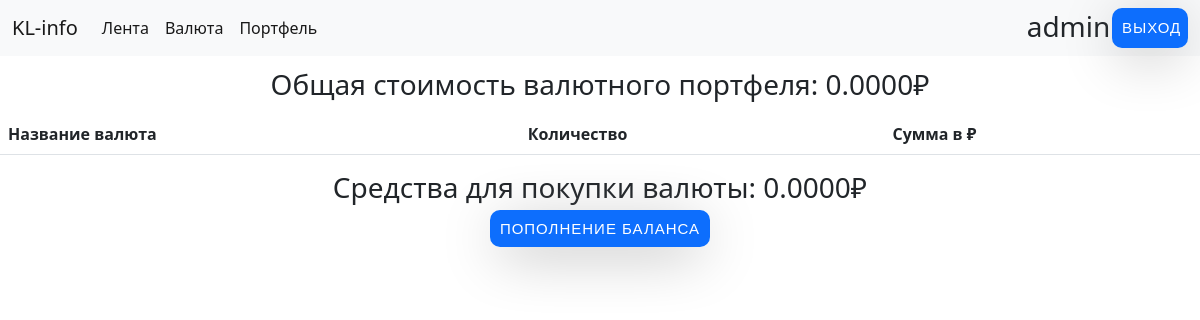
/user/portfolio/ (signed in), run on an earlier commit of the app's database.
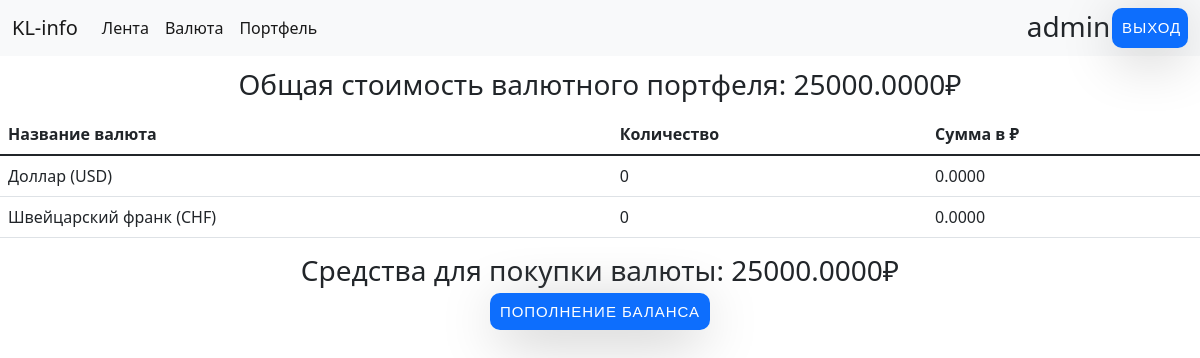
And on a later commit of the database.
### users/models.py (models this page shows, shortened)
class CustomUser(AbstractUser):
    username = models.CharField(max_length=16, unique=True)
    rub = models.DecimalField(max_digits=15, decimal_places=4, null=True, default=0)
    dollar = models.DecimalField(max_digits=15, decimal_places=4, null=True, default=0)
    euro = models.DecimalField(max_digits=15, decimal_places=4, null=True, default=0)
    yen = models.DecimalField(max_digits=15, decimal_places=4, null=True, default=0)
    frank = models.DecimalField(max_digits=15, decimal_places=4, null=True, default=0)
    hryvnia = models.DecimalField(max_digits=15, decimal_places=4, null=True, default=0)

### currency/models.py (models this page shows)
class Portfolio(models.Model):
    user = models.ForeignKey(CustomUser, on_delete=models.CASCADE, null=True, default='')
    currency = models.ForeignKey(Currency, on_delete=models.CASCADE, null=True, default='')
    quantity = models.PositiveIntegerField(verbose_name='количество', default=0, null=True)
    total_price = models.DecimalField(max_digits=15, decimal_places=4, verbose_name='стоимость', default=0, null=True)

class Currency(models.Model):
    name = models.CharField(max_length=4)
    user = models.ForeignKey(CustomUser, on_delete=models.CASCADE, null=True,blank=True, default='')
    price = models.FloatField(default=1, null=True)
    ru_title = models.CharField(max_length=50,default='')
    def __str__(self):
        return self.name

### users/views.py (the view)
# urls.py: path('portfolio/', views.portfolio_page, name='portfolio'),
def portfolio_page(request):
    total_port = 0
    portfolio = Portfolio.objects.filter(user=request.user)
    for port in portfolio:
        total_port += port.total_price
    total_rub = total_port + request.user.rub
    context = {'portfolio_list': portfolio, 'total_rub': total_rub}
    return render(request, 'users/portfolio.html', context)

### users/templates/users/portfolio.html (shortened to what this page needs)
<!DOCTYPE html>
{% load static %}
{% include 'news/navbar.html' %}
{% if request.user.is_authenticated %}
<html lang="ru">
<head>
<link href="https://cdn.jsdelivr.net/npm/bootstrap@5.1.3/dist/css/bootstrap.min.css" rel="stylesheet">
<link rel="stylesheet" href="{% static 'users/css/portfolio-style.css' %}">
</head>
<body>
<center><h3>Общая стоимость валютного портфеля: {{total_rub}}₽</h3></center>
<div class="table-KL">
<table class="table table-hover">
<thead>
<tr class="pepp">
<th scope="col">Название валюта</th>
<th scope="col">Количество</th>
<th scope="col">Сумма в ₽</th>
</tr>
</thead>
<tbody>
{% for portfolio in portfolio_list %}
<a href="">
<tr>
<td>{{portfolio.currency.ru_title}} ({{portfolio.currency}})</td>
<td>{{portfolio.quantity}}</td>
<td>{{portfolio.total_price}}</td>
</tr>
  </a>
{% endfor %}
</tbody>
</table>
</div>
<center><h3>Cредства для покупки валюты: {{user.rub}}₽</h3></center>
<div class="buy">
<a class="botn" href="{% url 'users:money' request.user.id %}">Пополнение баланса</a>
</div>
{% else %}
<h1>Пожалуйста, войдите в аккаунт для того, чтобы управлять портфелем</h1>
{% endif %}
</body>
</html>

### news/templates/news/navbar.html (shortened to what this page needs)
<!DOCTYPE html>
{% load static %}
<html lang="en">
<head>
    <link rel="stylesheet" href="{% static 'news/css/navbar.css' %}">
</head>
<body>
  <header>
    {% if request.user.is_authenticated %}
    <nav class="navbar navbar-expand-lg navbar-light bg-light">
      <div class="container-fluid">
        <a class="navbar-brand" href="#">KL-info</a>
        <div class="collapse navbar-collapse" id="navbarSupportedContent">
          <ul class="navbar-nav me-auto mb-2 mb-lg-0">
            <li class="nav-item">
              <a class="nav-link active" aria-current="page" href="{% url 'news' 'politics' %}">Лента</a>
            </li>
            <li class="nav-item">
              <a class="nav-link active" aria-current="page" href="{% url 'price' %}">Валюта</a>
            </li>
            <li class="nav-item">
              <a class="nav-link active" aria-current="page" href="{% url 'users:portfolio' %}">Портфель</a>
            </li>
          </ul>
          <form class="d-flex">
            <h3>{{request.user.username}}</h3>
              <form class="d-flex">
                <a class="botn" href="{% url 'users:logout' %}">Выход</a>
              </form>
          </form>
        </div>
      </div>
    </nav>
    {% endif %}
  </header>
</body>
</html>

### news/static/news/css/navbar.css (style rules this page uses)
.botn { font-family: 'Nunito', sans-serif; letter-spacing: 1px; font-size: 15px; line-height: 20px; background-color: rgb(13,110,253); color: white; border: none; border-radius: 10px; min-width: 20%; box-shadow: 0 10px 60px -10px grey; cursor: pointer; transition: all 5s cubic-bezier(0.03, 0.98, 0.52, 0.99); outline: none; text-decoration: none; text-transform: uppercase; padding: 10px; }

### users/static/users/css/portfolio-style.css (style rules this page uses)
.buy { text-align: center; }
.botn { font-family: 'Nunito', sans-serif; letter-spacing: 1px; font-size: 15px; line-height: 20px; background-color: rgb(13,110,253); color: black; border: none; border-radius: 10px; min-width: 20%; box-shadow: 0 10px 60px -10px grey; cursor: pointer; transition: all 5s cubic-bezier(0.03, 0.98, 0.52, 0.99); outline: none; text-decoration: none; text-transform: uppercase; padding: 10px; color: white; }
h3 { margin: 1%; }
.buy { margin-top: 1%; }

What changed in the data, as far as the page shows it:
changed CustomUser "admin": rub "0.0000" → "25000.0000"
added Portfolio: currency.ru_title "Доллар", currency "USD", quantity "0", total_price "0.0000"
added Portfolio: currency.ru_title "Швейцарский франк", currency "CHF", quantity "0", total_price "0.0000"
Also different on the page:
{{ total_rub }}: "0.0000" → "25000.0000"
